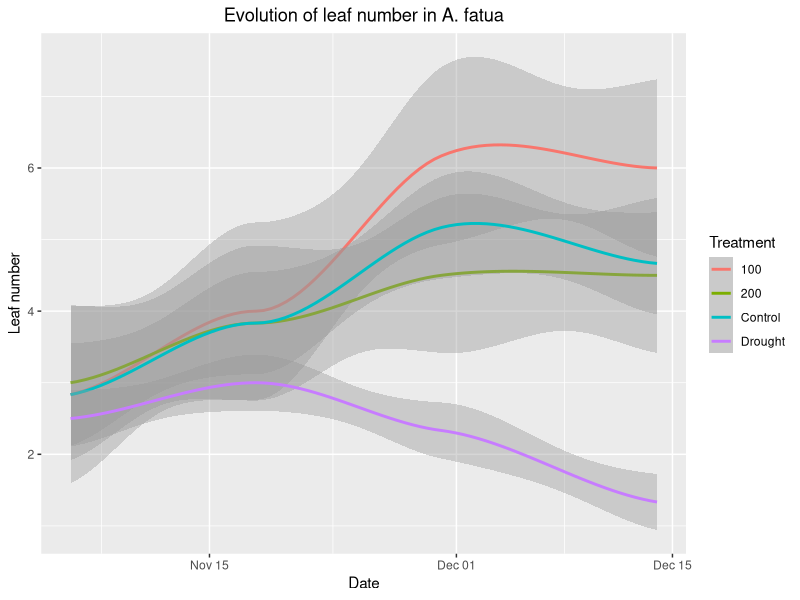
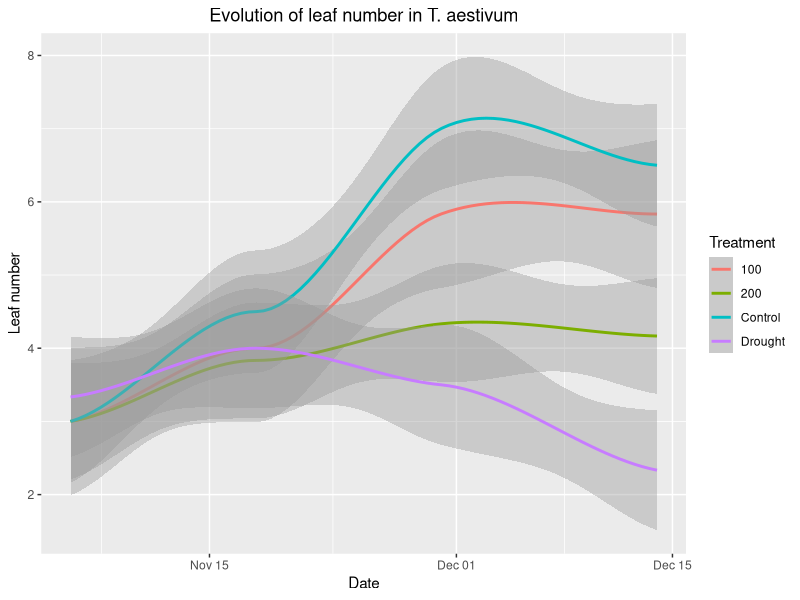
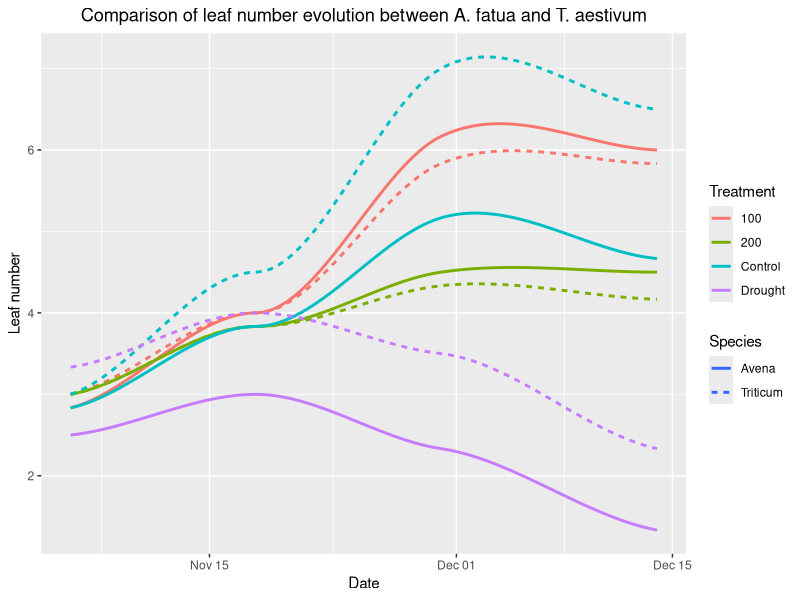
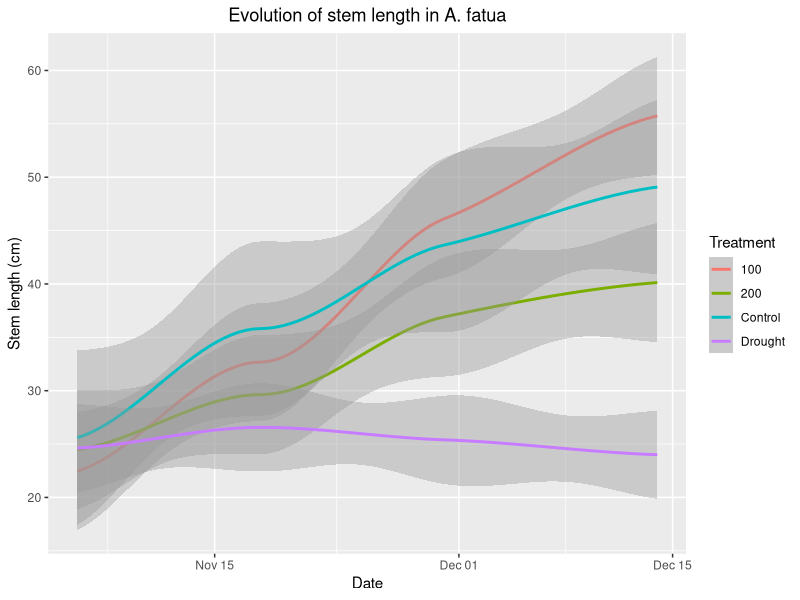
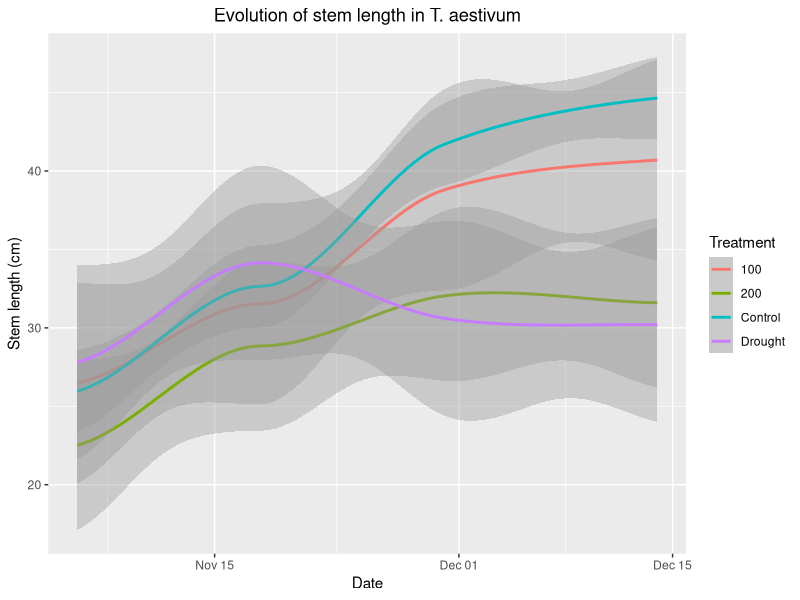
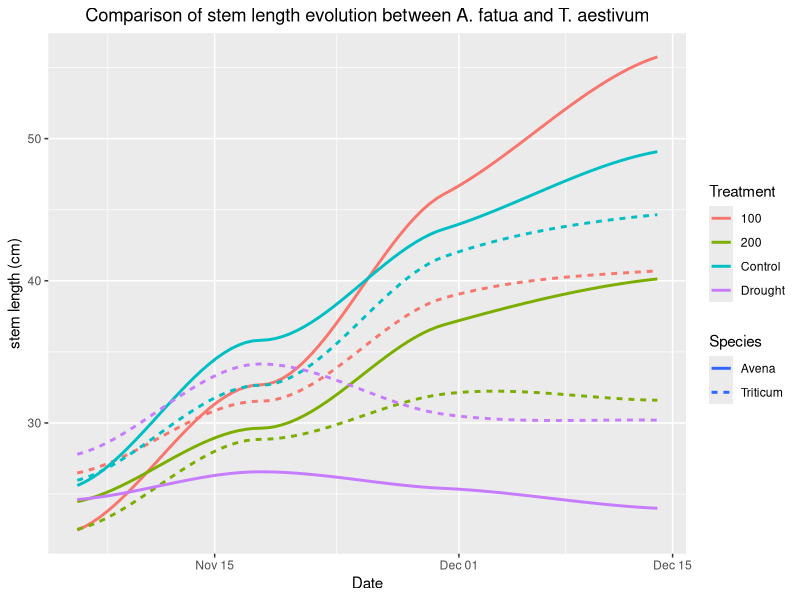
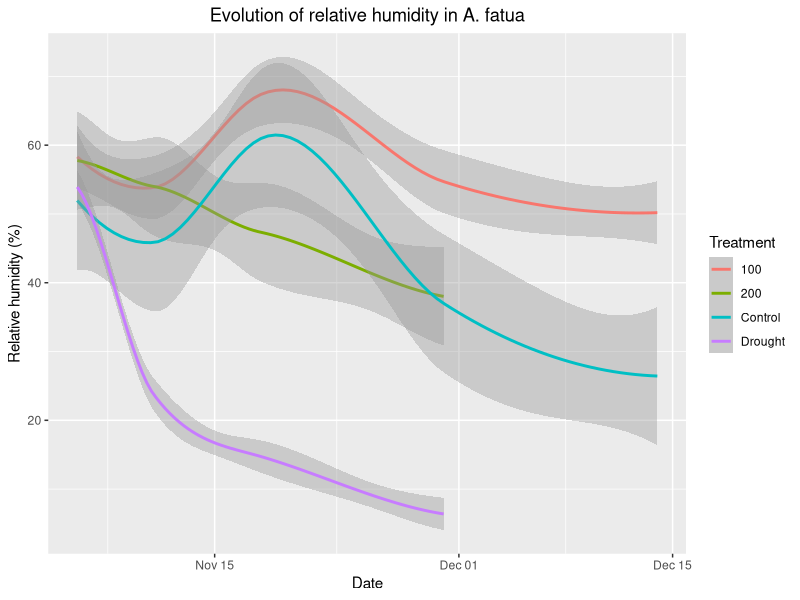
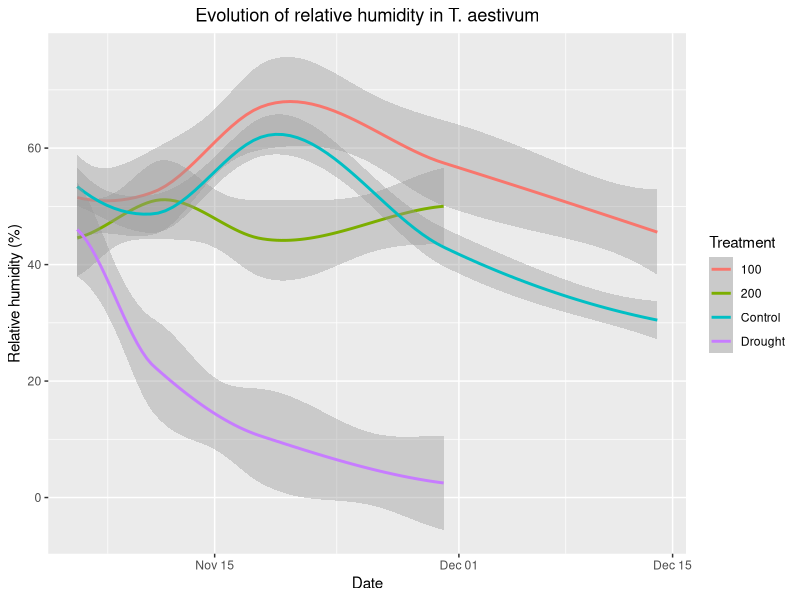

Here is the R script that generated these plots, in order:
## ---- chunk 1
knitr::opts_chunk$set(message = FALSE, warning = FALSE)
## ---- chunk 2
knitr::opts_chunk$set(suffix = ".png", fig.path = "graphs/", res = 100)
#knitr options to save all the graphics in the folder “results” in png format with a resolution of 100 dpi.
## ---- chunk 3
library("readxl")
Data <- read_excel("210129_Greenhouse_results.xlsx")
Data <- Data[-12]

if (!dir.exists("Graphs")) dir.create("Graphs")

d <- rep("06/11/20", 6)
d <- c(d, rep("11/11/20", 6))
d <- c(d, rep("18/11/20", 6))
d <- c(d, rep("30/11/20", 6))
d <- c(d, rep("14/12/20", 6))
new_date <- rep(d,8)
Data$Date2 <- new_date

Data$Date2 <- as.Date(Data$Date2, format='%d/%m/%y')

library(ggplot2)

## ---- chunk 4
# Leaf number
ggplot(Data[Data$Species =="Avena",], aes(x=Date2, y = Leaf_number, color = Treatment, na.rm=TRUE )) + geom_smooth() + labs(title="Evolution of leaf number in A. fatua", y="Leaf number", x="Date") + theme(plot.title = element_text(hjust = 0.5))
ggplot(Data[Data$Species =="Triticum",], aes(x=Date2, y = Leaf_number, color = Treatment, na.rm=TRUE )) + geom_smooth() + labs(title="Evolution of leaf number in T. aestivum", y="Leaf number", x="Date") + theme(plot.title = element_text(hjust = 0.5))

ggplot(Data, aes(x=Date2, y = Leaf_number, color = Treatment,  linetype = Species, na.rm=TRUE )) + geom_smooth(se=F) + labs(title="Comparison of leaf number evolution between A. fatua and T. aestivum", y="Leaf number", x="Date") + theme(plot.title = element_text(hjust = 0.5))

## ---- chunk 5
ggplot(Data[Data$Species =="Avena",], aes(x=Date2, y = Stem_length, color = Treatment, na.rm=TRUE )) + geom_smooth()  + labs(title="Evolution of stem length in A. fatua", y="Stem length (cm)", x="Date") + theme(plot.title = element_text(hjust = 0.5))
ggplot(Data[Data$Species =="Triticum",], aes(x=Date2, y = Stem_length, color = Treatment, na.rm=TRUE )) + geom_smooth() + labs(title="Evolution of stem length in T. aestivum", y="Stem length (cm)", x="Date") + theme(plot.title = element_text(hjust = 0.5))

ggplot(Data, aes(x=Date2, y = Stem_length, color = Treatment,  linetype = Species, na.rm=TRUE )) + geom_smooth(se=F) + labs(title="Comparison of stem length evolution between A. fatua and T. aestivum", y="stem length (cm)", x="Date") + theme(plot.title = element_text(hjust = 0.5)) 
## ---- chunk 6
ggplot(Data[Data$Species =="Avena",], aes(x=Date2, y = RH, color = Treatment, na.rm=TRUE )) + geom_smooth()  + labs(title="Evolution of relative humidity in A. fatua", y="Relative humidity (%)", x="Date") + theme(plot.title = element_text(hjust = 0.5))
# Test statistical difference between 100mM and control for RH. 
ggplot(Data[Data$Species =="Triticum",], aes(x=Date2, y = RH, color = Treatment, na.rm=TRUE )) + geom_smooth() + labs(title="Evolution of relative humidity in T. aestivum", y="Relative humidity (%)", x="Date") + theme(plot.title = element_text(hjust = 0.5))

ggplot(Data, aes(x=Date2, y = RH, color = Treatment,  linetype = Species, na.rm=TRUE )) + geom_smooth(se=F) + labs(title="Comparison of relative humidity evolution between A. fatua and T. aestivum", y="Relative humidity (%)", x="Date") + theme(plot.title = element_text(hjust = 0.5))
## ---- chunk 7

ggplot(Data[Data$Species =="Avena",], aes(x=Date2, y = EC, color = Treatment, na.rm=TRUE )) + geom_smooth() + labs(title="Evolution of EC number in A. fatua", y="EC (mS/cm)", x="Date") + theme(plot.title = element_text(hjust = 0.5))
ggplot(Data[Data$Species =="Triticum",], aes(x=Date2, y = EC, color = Treatment, na.rm=TRUE )) + geom_smooth() + labs(title="Evolution of EC number in T. aestivum", y="EC(mS/cm)", x="Date") + theme(plot.title = element_text(hjust = 0.5))

ggplot(Data, aes(x=Date2, y = EC, color = Treatment,  linetype = Species, na.rm=TRUE )) + geom_smooth(se=F) + labs(title="Comparison of EC evolution between A. fatua and T. aestivum", y="EC (mS/cm)", x="Date") + theme(plot.title = element_text(hjust = 0.5))


